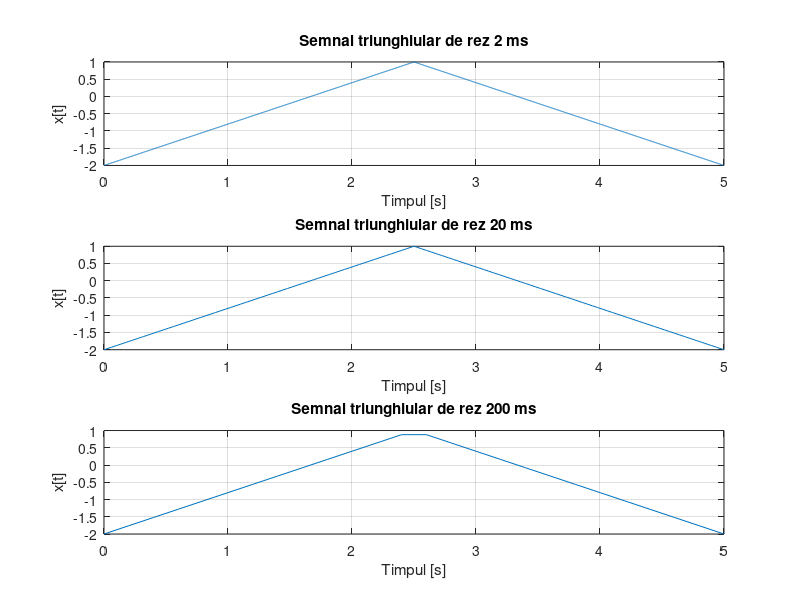

MATLAB code to generate this figure:
subplot(3,1,1);
F=0.2;
t=0:0.002:5; %rezolutia de 2 ms
x=1.5*sawtooth(2*pi*F*t,0.5)-0.5; %functia sawtooth(t,width) genereaza un semnal 
                                  %triunghiular al vectorului de timp t si
                                  %un parametru width in care in ce
                                  %interval (0,2pi) se afla maximul
                                  %functiei. In cazul de fata panta este
                                  %panta bisectoarei deci avem un semnal
                                  %triunghiular normal de width 0.5
plot(t,x),grid
title('Semnal triunghiular de rez 2 ms');
xlabel('Timpul [s]')
ylabel('x[t]')

subplot(3,1,2);
F=0.2;
t=0:0.02:5;
x=1.5*sawtooth(2*pi*F*t,0.5)-0.5;
plot(t,x),grid
title('Semnal triunghiular de rez 20 ms');
xlabel('Timpul [s]')
ylabel('x[t]')

subplot(3,1,3);
F=0.2;
t=0:0.2:5;
x=1.5*sawtooth(2*pi*F*t,0.5)-0.5;
plot(t,x),grid
title('Semnal triunghiular de rez 200 ms');
xlabel('Timpul [s]')
ylabel('x[t]')
